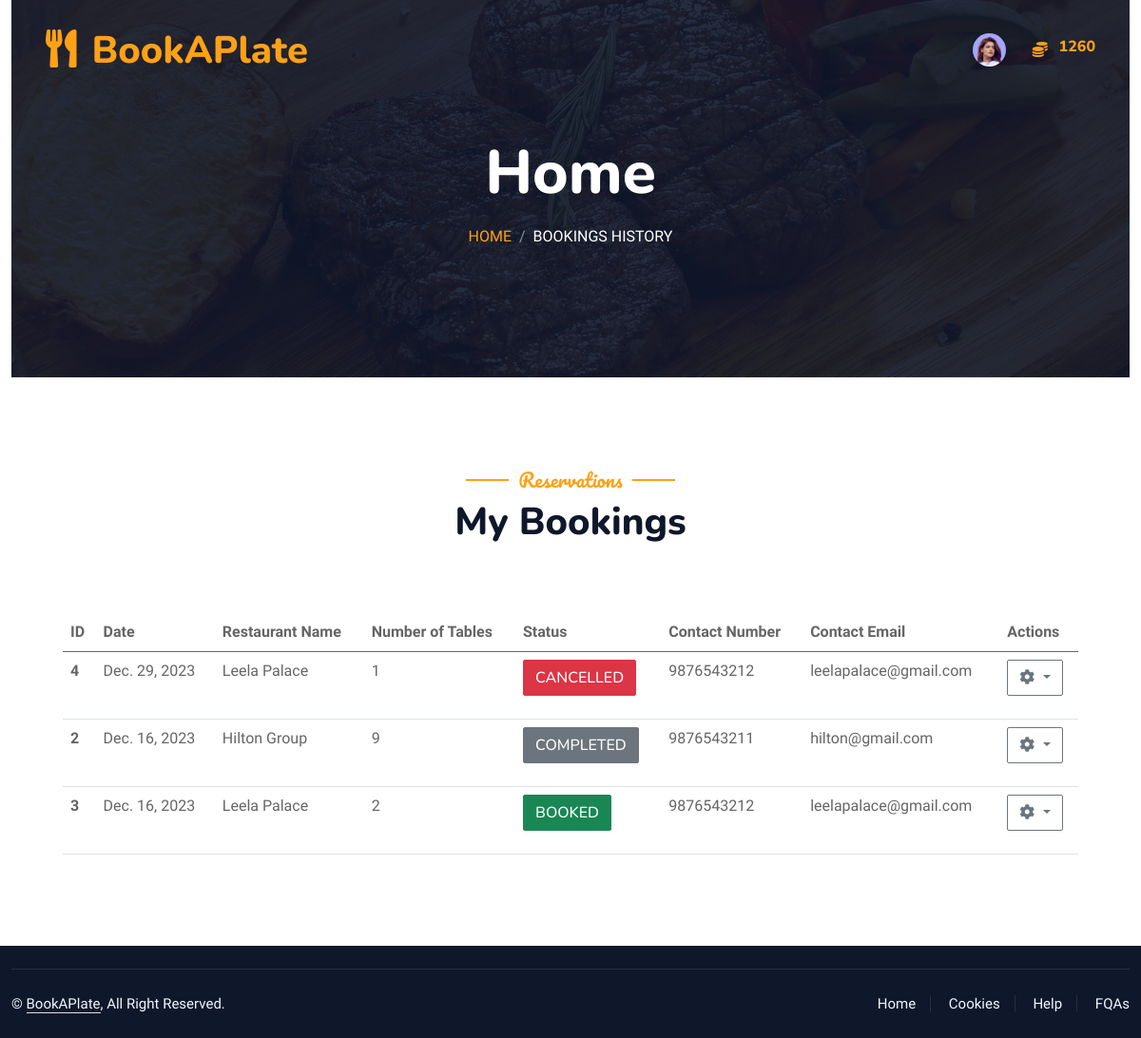
Page /customer_user/reservations/ (signed in) on the earlier database version.
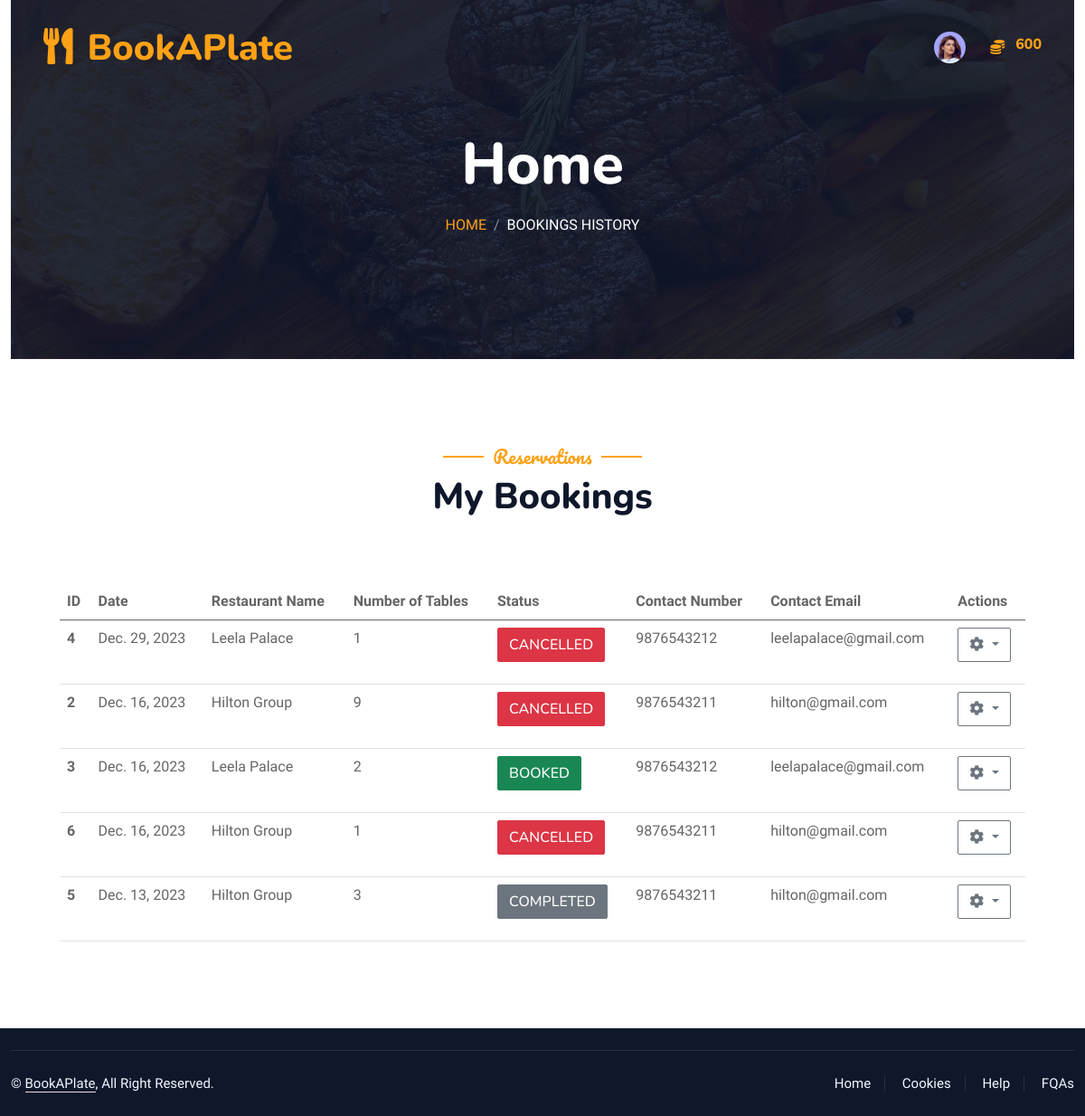
Same page on the later database version.
### admin_workbench/models.py (models this page shows)
class Customer(models.Model):
    customer_id = models.AutoField(primary_key=True)
    phone = models.CharField(max_length=13, unique=True)
    address = models.CharField(max_length=100)
    place = models.CharField(max_length=100)
    STATES_CHOICES = [
    ('','Select State'),
    ('Andhra Pradesh', 'Andhra Pradesh'),
    ('Arunachal Pradesh', 'Arunachal Pradesh'),
    ('Assam', 'Assam'),
    ('Bihar', 'Bihar'),
    ('Chhattisgarh', 'Chhattisgarh'),
    ('Goa', 'Goa'),
    ('Gujarat', 'Gujarat'),
    ('Haryana', 'Haryana'),
    ('Himachal Pradesh', 'Himachal Pradesh'),
    ('Jharkhand', 'Jharkhand'),
    ('Karnataka', 'Karnataka'),
    ('Kerala', 'Kerala'),
    ('Madhya Pradesh', 'Madhya Pradesh'),
    ('Maharashtra', 'Maharashtra'),
    ('Manipur', 'Manipur'),
    ('Meghalaya', 'Meghalaya'),
    ('Mizoram', 'Mizoram'),
    ('Nagaland', 'Nagaland'),
    ('Odisha', 'Odisha'),
    ('Punjab', 'Punjab'),
    ('Rajasthan', 'Rajasthan'),
    ('Sikkim', 'Sikkim'),
    ('Tamil Nadu', 'Tamil Nadu'),
    ('Telangana', 'Telangana'),
    ('Tripura', 'Tripura'),
    ('Uttar Pradesh', 'Uttar Pradesh'),
    ('Uttarakhand', 'Uttarakhand'),
    ('West Bengal', 'West Bengal')
]
    state = models.CharField(max_length=100, choices=STATES_CHOICES,default='Kerala')
    status = models.CharField(max_length=10, default='Active')
    profile_photo = models.ImageField(upload_to='profile_pictures/', null=True)
    id_proof = models.ImageField(upload_to='customer_identifier/', null=True)
    user = models.OneToOneField(User, on_delete=models.CASCADE)

class Coins(models.Model):
    coin_id = models.AutoField(primary_key=True)
    coin_quantity = models.IntegerField(default= 2000)
    user = models.ForeignKey(Customer,on_delete=models.CASCADE)

class BookingDetails(models.Model):
    booking_id = models.AutoField(primary_key=True)
    date = models.DateField(null=True)
    STATUS_CHOICES = [
        ('Booked', 'Booked'),
        ('Completed', 'Completed'),
        ('Cancelled','Cancelled') ,
    ]
    status =models.CharField(max_length=100, choices=STATUS_CHOICES,default='Requested')
    MEAL_CHOICES = [
        ('Breakfast', 'Breakfast'),
        ('Lunch', 'Lunch'),
        ('Supper', 'Supper'),
    ]
    meal_time = models.CharField(max_length=100, choices=MEAL_CHOICES,default='Full Day')
    coins_spend = models.IntegerField(default=0)
    facility = models.ManyToManyField(FacilityDetails, related_name='booking_facilities')
    customer = models.ForeignKey(Customer, on_delete=models.CASCADE)
    booked_date= models.DateField(auto_now_add=True)

class FacilityDetails(models.Model):
    facility_id = models.AutoField(primary_key=True)
    facility_name = models.CharField(max_length=100,default='Table')
    facility_number =models.CharField(max_length=10)
    seat_count = models.IntegerField(default=2)
    SEATING_LOCATION_CHOICES = [
        ('','Select Location'),
        ('Outdoor','Outdoor'),
        ('Indoor','Indoor'),
    ]
    seat_arrangement =  models.CharField(max_length=100, choices=SEATING_LOCATION_CHOICES, default= 'Indoor',null=True)
    restaurant = models.ForeignKey(Restaurant, on_delete=models.CASCADE)

class Restaurant(models.Model):
    restaurant_id = models.AutoField(primary_key=True)
    phone = models.CharField(max_length=13, unique=True)
    address = models.CharField(max_length=100)
    place = models.CharField(max_length=100)
    STATES_CHOICES = [
    ('','Select State'),
    ('Andhra Pradesh', 'Andhra Pradesh'),
    ('Arunachal Pradesh', 'Arunachal Pradesh'),
    ('Assam', 'Assam'),
    ('Bihar', 'Bihar'),
    ('Chhattisgarh', 'Chhattisgarh'),
    ('Goa', 'Goa'),
    ('Gujarat', 'Gujarat'),
    ('Haryana', 'Haryana'),
    ('Himachal Pradesh', 'Himachal Pradesh'),
    ('Jharkhand', 'Jharkhand'),
    ('Karnataka', 'Karnataka'),
    ('Kerala', 'Kerala'),
    ('Madhya Pradesh', 'Madhya Pradesh'),
    ('Maharashtra', 'Maharashtra'),
    ('Manipur', 'Manipur'),
    ('Meghalaya', 'Meghalaya'),
    ('Mizoram', 'Mizoram'),
    ('Nagaland', 'Nagaland'),
    ('Odisha', 'Odisha'),
    ('Punjab', 'Punjab'),
    ('Rajasthan', 'Rajasthan'),
    ('Sikkim', 'Sikkim'),
    ('Tamil Nadu', 'Tamil Nadu'),
    ('Telangana', 'Telangana'),
    ('Tripura', 'Tripura'),
    ('Uttar Pradesh', 'Uttar Pradesh'),
    ('Uttarakhand', 'Uttarakhand'),
    ('West Bengal', 'West Bengal')
]
    state = models.CharField(max_length=100, choices=STATES_CHOICES, default='Kerala')
    status = models.CharField(max_length=10, default='Inactive')
    profile_photo = models.ImageField(upload_to='restaurant_profile/', null=True)
    pancard = models.ImageField(upload_to='business_pan/', null=True)
    description = models.TextField()
    fssai_registration_number = models.DecimalField(max_digits=14, unique=True, decimal_places=0)
    license_number = models.CharField(max_length=100, unique=True)
    user = models.OneToOneField(User, on_delete=models.CASCADE)

### customer/views.py (the view)
# urls.py: path('reservations/',BookingHistoryView,name='my_reservations'),
@login_required
def BookingHistoryView(request):
    logged_user, customer, coins = get_customer_and_coins(request)
    my_booking = BookingDetails.objects.filter(customer=customer).order_by('-date')
    context = {
        'bookings': my_booking,
        'logged_user': logged_user,
        'customer': customer,
        'coins': coins,
    }
    return render(request, 'customer/booking_history.html', context)

### customer/views.py (called while the page is built)
@login_required
def get_customer_and_coins(request):
    logged_user = request.user
    customer = get_object_or_404(Customer, user=logged_user)
    coins = get_object_or_404(Coins, user=customer)
    return logged_user, customer, coins

### customer/templates/customer/booking_history.html (shortened to what this page needs)
{% extends 'customer/base.html'%} {% load static %}  {% block content %}
<div class="container-xxl position-relative p-0">
  <div class="container-xxl py-5 bg-dark hero-header mb-5">
    <div class="container text-center my-5 pt-5 pb-4">
      <h1 class="display-3 text-white mb-3 animated slideInDown">Home</h1>
      <nav aria-label="breadcrumb">
        <ol class="breadcrumb justify-content-center text-uppercase">
          <li class="breadcrumb-item"><a href="#">Home</a></li>
          <li class="breadcrumb-item text-white active" aria-current="page">
            Bookings History
          </li>
        </ol>
      </nav>
    </div>
  </div>
</div>
<div class="container-xxl py-5">
  <div class="container">
    <div class="text-center wow fadeInUp" data-wow-delay="0.1s">
      <h5 class="section-title ff-secondary text-center text-primary fw-normal">
        Reservations
      </h5>
      <h1 class="mb-5">My Bookings</h1>
    </div>
    <div class="row g-4">
      <div class="col-lg-12 col-sm-12 wow fadeInUp" data-wow-delay="0.1s">
        <div class="p-4">
          <div class="table-responsive-sm">
            <table class="table">
              <thead>
                <tr>
                  <th scope="col">ID</th>
                  <th scope="col">Date</th>
                  <th scope="col">Restaurant Name</th>
                  <th scope="col">Number of Tables</th>
                  <th scope="col">Status</th>
                  <th scope="col">Contact Number</th>
                  <th scope="col">Contact Email</th>
                  <th scope="col">Actions</th>
                </tr>
              </thead>
              <tbody>
                {% if bookings %} {% for booking in bookings %}
                <tr>
                  <th scope="row">{{ booking.booking_id }}</th>
                  <td>{{booking.date}}</td>
                  <td>
                    {{booking.facility.first.restaurant.user.first_name}}&nbsp;
                  </td>
                  <td>{{ booking.facility.count }}</td>
                  {% if booking.status == 'Booked' %}
                  <td><p class="btn btn-success">{{ booking.status}}</p></td>
                  {% elif booking.status == 'Cancelled' %}
                  <td><p class="btn btn-danger">{{ booking.status}}</p></td>
                   {% else %}
                  <td><p class="btn btn-secondary">{{ booking.status}}</p></td>
                  {% endif %}
                  <td>{{ booking.facility.first.restaurant.phone }}</td>
                  <td>{{ booking.facility.first.restaurant.user.email}}</td>
                  <td>
                    <div class="btn-group">
                      <button
                        type="button"
                        class="btn btn-outline-secondary dropdown-toggle"
                        data-bs-toggle="dropdown"
                        aria-expanded="false"
                      >
                        <i class="fas fa-cog"></i>
                      </button>
                    </div>
                  </td>
                </tr>
                {% endfor %} {% else %}
                <tr>
                  <th scope="row" colspan="7" class="text-center">
                    <p>No records to display</p>
                  </th>
                </tr>
                {% endif %}
              </tbody>
            </table>
          </div>
        </div>
      </div>
    </div>
  </div>
</div>
{% endblock %}

### customer/templates/customer/base.html (shortened to what this page needs)
{% load static %}
<!DOCTYPE html>
<html lang="en">
  <head>
    <link
      href="https://cdnjs.cloudflare.com/ajax/libs/font-awesome/5.10.0/css/all.min.css"
      rel="stylesheet"
    />
    <link
      href="https://cdn.jsdelivr.net/npm/bootstrap-icons@1.4.1/font/bootstrap-icons.css"
      rel="stylesheet"
    />
    <link
      href="{% static 'book_a_plate/lib/animate/animate.min.css' %}"
      rel="stylesheet"
    />
    <link
      href="{% static 'book_a_plate/lib/owlcarousel/assets/owl.carousel.min.css' %}"
      rel="stylesheet"
    />
    <link
      href="{% static 'book_a_plate/lib/tempusdominus/css/tempusdominus-bootstrap-4.min.css' %}"
      rel="stylesheet"
    />
    <link
      href="{% static 'book_a_plate/css/bootstrap.min.css' %}"
      rel="stylesheet"
    />
    <link href="{% static 'book_a_plate/css/style.css' %}" rel="stylesheet" />
  </head>
  <body>
    <div class="container-xxl bg-white p-0">
      <div class="container-xxl position-relative p-0">
        <nav
          class="navbar navbar-expand-lg navbar-dark bg-dark px-4 px-lg-5 py-3 py-lg-0"
        >
          <a href="#" class="navbar-brand p-0">
            <h1 class="text-primary m-0">
              <i class="fa fa-utensils me-3"></i>BookAPlate
            </h1>
          </a>
          <div
            class="collapse navbar-collapse justify-content-end px-0"
            id="navbarNav"
          >
            <ul
              class="navbar-nav flex-row ms-auto align-items-center justify-content-end"
            >
              <li class="nav-item dropdown">
                <a
                  class="nav-link nav-icon-hover"
                  href="javascript:void(0)"
                  id="drop2"
                  data-bs-toggle="dropdown"
                  aria-expanded="false"
                >
                  {% if logged_user.is_authenticated and customer.profile_photo.url %}
                  <img
                    src="{{customer.profile_photo.url}}"
                    alt=""
                    width="35"
                    height="35"
                    class="rounded-circle"
                  />
                  {% else %}
                  <i class="fa fa-list"></i>
                  {% endif %}
                </a>
              </li>
              <li class="nav-item">
                <span>&nbsp;&nbsp;&nbsp;&nbsp;&nbsp;&nbsp;</span>
                <label class="text-primary">
                  <i class="fa fa-coins"></i>
                </label>
                <span>&nbsp;&nbsp;</span>
              </li>
              <li class="nav-item">
                <label class="text-primary">
                  <h6 class="text-primary">{{coins.coin_quantity}}</h6>
                </label>
              </li>
            </ul>
          </div>
        </nav>
      </div>
      <div class="container-fluid">{% block content %} {% endblock %}</div>
      <div
        class="container-fluid bg-dark text-light footer pt-4 mt-2 wow fadeIn"
        data-wow-delay="0.1s"
      >
        <div class="copyright">
          <div class="row">
            <div class="col-md-6 text-center text-md-start mb-3 mb-md-0">
              &copy; <a class="border-bottom" href="#">BookAPlate</a>, All Right
              Reserved.
            </div>
            <div class="col-md-6 text-center text-md-end">
              <div class="footer-menu">
                <a href="#">Home</a>
                <a href="#">Cookies</a>
                <a href="#">Help</a>
                <a href="#">FQAs</a>
              </div>
            </div>
          </div>
        </div>
      </div>
    </div>
  </body>
</html>

### static/book_a_plate/css/style.css (style rules this page uses)
:root { --primary: #FEA116; --light: #F1F8FF; --dark: #0F172B; }
.ff-secondary { font-family: 'Pacifico', cursive; }
.btn { font-family: 'Nunito', sans-serif; font-weight: 500; text-transform: uppercase; transition: .5s; }
.btn.btn-primary, .btn.btn-secondary { color: #FFFFFF; }
.navbar-dark .navbar-nav .nav-link { position: relative; margin-left: 25px; padding: 35px 0; font-size: 15px; color: var(--light) !important; text-transform: uppercase; font-weight: 500; outline: none; transition: .5s; }
@media (min-width: 992px) { .navbar-dark { position: absolute; width: 100%; top: 0; left: 0; z-index: 999; background: transparent !important; } }
.hero-header { background: linear-gradient(rgba(15, 23, 43, .9), rgba(15, 23, 43, .9)), url(../img/bg-hero.jpg); background-position: center center; background-repeat: no-repeat; background-size: cover; }
.breadcrumb-item + .breadcrumb-item::before { color: rgba(255, 255, 255, .5); }
.section-title { position: relative; display: inline-block; }
.section-title::before { position: absolute; content: ""; width: 45px; height: 2px; top: 50%; left: -55px; margin-top: -1px; background: var(--primary); }
.section-title::after { position: absolute; content: ""; width: 45px; height: 2px; top: 50%; right: -55px; margin-top: -1px; background: var(--primary); }
.footer .copyright { padding: 25px 0; font-size: 15px; border-top: 1px solid rgba(256, 256, 256, .1); }
.footer .copyright a { color: var(--light); }
.footer .footer-menu a { margin-right: 15px; padding-right: 15px; border-right: 1px solid rgba(255, 255, 255, .1); }
.footer .footer-menu a:last-child { margin-right: 0; padding-right: 0; border-right: none; }

Differences in the rows shown:
changed Coins: coin_quantity "1260" → "600"
changed BookingDetails id 2: status "COMPLETED" → "CANCELLED"
added BookingDetails: booking_id "6", date "Dec. 16, 2023", facility.first.restaurant.user.first_name "Hilton Group", facility.count "1", status "CANCELLED", facility.first.restaurant.phone "9876543211", facility.first.restaurant.user.email "hilton@gmail.com"
added BookingDetails: booking_id "5", date "Dec. 13, 2023", facility.first.restaurant.user.first_name "Hilton Group", facility.count "3", status "COMPLETED", facility.first.restaurant.phone "9876543211", facility.first.restaurant.user.email "hilton@gmail.com"
